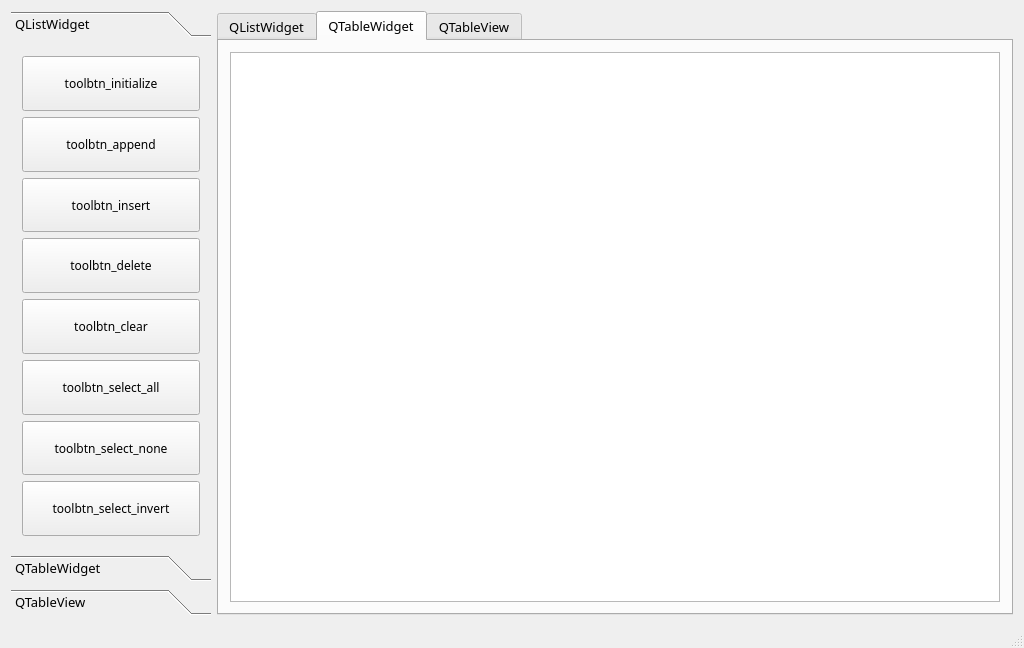
<?xml version="1.0" encoding="UTF-8"?>
<ui version="4.0">
 <class>MainWindow</class>
 <widget class="QMainWindow" name="MainWindow">
  <property name="geometry">
   <rect>
    <x>0</x>
    <y>0</y>
    <width>1024</width>
    <height>648</height>
   </rect>
  </property>
  <property name="windowTitle">
   <string>MainWindow</string>
  </property>
  <widget class="QWidget" name="centralWidget">
   <layout class="QHBoxLayout" name="horizontalLayout">
    <item>
     <widget class="QToolBox" name="toolBox">
      <property name="sizePolicy">
       <sizepolicy hsizetype="Fixed" vsizetype="Preferred">
        <horstretch>0</horstretch>
        <verstretch>0</verstretch>
       </sizepolicy>
      </property>
      <property name="minimumSize">
       <size>
        <width>200</width>
        <height>0</height>
       </size>
      </property>
      <property name="maximumSize">
       <size>
        <width>200</width>
        <height>16777215</height>
       </size>
      </property>
      <property name="font">
       <font>
        <family>Microsoft YaHei UI Light</family>
        <pointsize>10</pointsize>
       </font>
      </property>
      <property name="autoFillBackground">
       <bool>false</bool>
      </property>
      <property name="frameShadow">
       <enum>QFrame::Plain</enum>
      </property>
      <property name="lineWidth">
       <number>1</number>
      </property>
      <property name="currentIndex">
       <number>0</number>
      </property>
      <property name="tabSpacing">
       <number>8</number>
      </property>
      <widget class="QWidget" name="PageQListWidget">
       <property name="geometry">
        <rect>
         <x>0</x>
         <y>0</y>
         <width>200</width>
         <height>458</height>
        </rect>
       </property>
       <property name="minimumSize">
        <size>
         <width>0</width>
         <height>0</height>
        </size>
       </property>
       <property name="font">
        <font>
         <family>Microsoft JhengHei UI</family>
        </font>
       </property>
       <attribute name="icon">
        <iconset>
         <normaloff>:/resource/list.ico</normaloff>:/resource/list.ico</iconset>
       </attribute>
       <attribute name="label">
        <string>QListWidget</string>
       </attribute>
       <layout class="QVBoxLayout" name="verticalLayout_2">
        <item>
         <widget class="QToolButton" name="toolbtn_initialize">
          <property name="sizePolicy">
           <sizepolicy hsizetype="Preferred" vsizetype="Preferred">
            <horstretch>0</horstretch>
            <verstretch>0</verstretch>
           </sizepolicy>
          </property>
          <property name="font">
           <font>
            <family>Microsoft YaHei UI Light</family>
            <pointsize>9</pointsize>
           </font>
          </property>
          <property name="layoutDirection">
           <enum>Qt::LeftToRight</enum>
          </property>
          <property name="autoFillBackground">
           <bool>false</bool>
          </property>
          <property name="styleSheet">
           <string notr="true"/>
          </property>
          <property name="text">
           <string>toolbtn_initialize</string>
          </property>
          <property name="toolButtonStyle">
           <enum>Qt::ToolButtonTextBesideIcon</enum>
          </property>
         </widget>
        </item>
        <item>
         <widget class="QToolButton" name="toolbtn_append">
          <property name="sizePolicy">
           <sizepolicy hsizetype="Preferred" vsizetype="Preferred">
            <horstretch>0</horstretch>
            <verstretch>0</verstretch>
           </sizepolicy>
          </property>
          <property name="font">
           <font>
            <family>Microsoft YaHei UI Light</family>
            <pointsize>9</pointsize>
           </font>
          </property>
          <property name="text">
           <string>toolbtn_append</string>
          </property>
          <property name="toolButtonStyle">
           <enum>Qt::ToolButtonTextBesideIcon</enum>
          </property>
         </widget>
        </item>
        <item>
         <widget class="QToolButton" name="toolbtn_insert">
          <property name="sizePolicy">
           <sizepolicy hsizetype="Preferred" vsizetype="Preferred">
            <horstretch>0</horstretch>
            <verstretch>0</verstretch>
           </sizepolicy>
          </property>
          <property name="font">
           <font>
            <family>Microsoft YaHei UI Light</family>
            <pointsize>9</pointsize>
           </font>
          </property>
          <property name="text">
           <string>toolbtn_insert</string>
          </property>
          <property name="toolButtonStyle">
           <enum>Qt::ToolButtonTextBesideIcon</enum>
          </property>
         </widget>
        </item>
        <item>
         <widget class="QToolButton" name="toolbtn_delete">
          <property name="sizePolicy">
           <sizepolicy hsizetype="Preferred" vsizetype="Preferred">
            <horstretch>0</horstretch>
            <verstretch>0</verstretch>
           </sizepolicy>
          </property>
          <property name="font">
           <font>
            <family>Microsoft YaHei UI Light</family>
            <pointsize>9</pointsize>
           </font>
          </property>
          <property name="text">
           <string>toolbtn_delete</string>
          </property>
          <property name="toolButtonStyle">
           <enum>Qt::ToolButtonTextBesideIcon</enum>
          </property>
         </widget>
        </item>
        <item>
         <widget class="QToolButton" name="toolbtn_clear">
          <property name="sizePolicy">
           <sizepolicy hsizetype="Preferred" vsizetype="Preferred">
            <horstretch>0</horstretch>
            <verstretch>0</verstretch>
           </sizepolicy>
          </property>
          <property name="font">
           <font>
            <family>Microsoft YaHei UI Light</family>
            <pointsize>9</pointsize>
           </font>
          </property>
          <property name="text">
           <string>toolbtn_clear</string>
          </property>
          <property name="toolButtonStyle">
           <enum>Qt::ToolButtonTextBesideIcon</enum>
          </property>
         </widget>
        </item>
        <item>
         <widget class="QToolButton" name="toolbtn_select_all">
          <property name="sizePolicy">
           <sizepolicy hsizetype="Preferred" vsizetype="Preferred">
            <horstretch>0</horstretch>
            <verstretch>0</verstretch>
           </sizepolicy>
          </property>
          <property name="font">
           <font>
            <family>Microsoft YaHei UI Light</family>
            <pointsize>9</pointsize>
           </font>
          </property>
          <property name="text">
           <string>toolbtn_select_all</string>
          </property>
          <property name="toolButtonStyle">
           <enum>Qt::ToolButtonTextBesideIcon</enum>
          </property>
         </widget>
        </item>
        <item>
         <widget class="QToolButton" name="toolbtn_select_none">
          <property name="sizePolicy">
           <sizepolicy hsizetype="Preferred" vsizetype="Preferred">
            <horstretch>0</horstretch>
            <verstretch>0</verstretch>
           </sizepolicy>
          </property>
          <property name="font">
           <font>
            <family>Microsoft YaHei UI Light</family>
            <pointsize>9</pointsize>
           </font>
          </property>
          <property name="text">
           <string>toolbtn_select_none</string>
          </property>
          <property name="toolButtonStyle">
           <enum>Qt::ToolButtonTextBesideIcon</enum>
          </property>
         </widget>
        </item>
        <item>
         <widget class="QToolButton" name="toolbtn_select_invert">
          <property name="sizePolicy">
           <sizepolicy hsizetype="Preferred" vsizetype="Preferred">
            <horstretch>0</horstretch>
            <verstretch>0</verstretch>
           </sizepolicy>
          </property>
          <property name="font">
           <font>
            <family>Microsoft YaHei UI Light</family>
            <pointsize>9</pointsize>
           </font>
          </property>
          <property name="text">
           <string>toolbtn_select_invert</string>
          </property>
          <property name="toolButtonStyle">
           <enum>Qt::ToolButtonTextBesideIcon</enum>
          </property>
         </widget>
        </item>
       </layout>
      </widget>
      <widget class="QWidget" name="PageQTableWidget">
       <property name="geometry">
        <rect>
         <x>0</x>
         <y>0</y>
         <width>214</width>
         <height>437</height>
        </rect>
       </property>
       <property name="font">
        <font>
         <family>Microsoft JhengHei UI</family>
        </font>
       </property>
       <attribute name="icon">
        <iconset>
         <normaloff>:/resource/table.ico</normaloff>:/resource/table.ico</iconset>
       </attribute>
       <attribute name="label">
        <string>QTableWidget</string>
       </attribute>
       <layout class="QVBoxLayout" name="verticalLayout_3">
        <item>
         <widget class="QToolButton" name="toolbtn_table_initialize">
          <property name="sizePolicy">
           <sizepolicy hsizetype="Preferred" vsizetype="Preferred">
            <horstretch>0</horstretch>
            <verstretch>0</verstretch>
           </sizepolicy>
          </property>
          <property name="font">
           <font>
            <family>Microsoft YaHei UI Light</family>
            <pointsize>9</pointsize>
           </font>
          </property>
          <property name="layoutDirection">
           <enum>Qt::LeftToRight</enum>
          </property>
          <property name="autoFillBackground">
           <bool>false</bool>
          </property>
          <property name="styleSheet">
           <string notr="true"/>
          </property>
          <property name="text">
           <string>toolbtn_table_initialize</string>
          </property>
          <property name="toolButtonStyle">
           <enum>Qt::ToolButtonTextBesideIcon</enum>
          </property>
         </widget>
        </item>
        <item>
         <widget class="QToolButton" name="toolbtn_table_append">
          <property name="sizePolicy">
           <sizepolicy hsizetype="Preferred" vsizetype="Preferred">
            <horstretch>0</horstretch>
            <verstretch>0</verstretch>
           </sizepolicy>
          </property>
          <property name="font">
           <font>
            <family>Microsoft YaHei UI Light</family>
            <pointsize>9</pointsize>
           </font>
          </property>
          <property name="layoutDirection">
           <enum>Qt::LeftToRight</enum>
          </property>
          <property name="autoFillBackground">
           <bool>false</bool>
          </property>
          <property name="styleSheet">
           <string notr="true"/>
          </property>
          <property name="text">
           <string>toolbtn_table_append</string>
          </property>
          <property name="toolButtonStyle">
           <enum>Qt::ToolButtonTextBesideIcon</enum>
          </property>
         </widget>
        </item>
        <item>
         <widget class="QToolButton" name="toolbtn_table_insert">
          <property name="sizePolicy">
           <sizepolicy hsizetype="Preferred" vsizetype="Preferred">
            <horstretch>0</horstretch>
            <verstretch>0</verstretch>
           </sizepolicy>
          </property>
          <property name="font">
           <font>
            <family>Microsoft YaHei UI Light</family>
            <pointsize>9</pointsize>
           </font>
          </property>
          <property name="layoutDirection">
           <enum>Qt::LeftToRight</enum>
          </property>
          <property name="autoFillBackground">
           <bool>false</bool>
          </property>
          <property name="styleSheet">
           <string notr="true"/>
          </property>
          <property name="text">
           <string>toolbtn_table_insert</string>
          </property>
          <property name="toolButtonStyle">
           <enum>Qt::ToolButtonTextBesideIcon</enum>
          </property>
         </widget>
        </item>
        <item>
         <widget class="QToolButton" name="toolbtn_table_delete">
          <property name="sizePolicy">
           <sizepolicy hsizetype="Preferred" vsizetype="Preferred">
            <horstretch>0</horstretch>
            <verstretch>0</verstretch>
           </sizepolicy>
          </property>
          <property name="font">
           <font>
            <family>Microsoft YaHei UI Light</family>
            <pointsize>9</pointsize>
           </font>
          </property>
          <property name="layoutDirection">
           <enum>Qt::LeftToRight</enum>
          </property>
          <property name="autoFillBackground">
           <bool>false</bool>
          </property>
          <property name="styleSheet">
           <string notr="true"/>
          </property>
          <property name="text">
           <string>toolbtn_table_delete</string>
          </property>
          <property name="toolButtonStyle">
           <enum>Qt::ToolButtonTextBesideIcon</enum>
          </property>
         </widget>
        </item>
        <item>
         <widget class="QToolButton" name="toolbtn_table_clear">
          <property name="sizePolicy">
           <sizepolicy hsizetype="Preferred" vsizetype="Preferred">
            <horstretch>0</horstretch>
            <verstretch>0</verstretch>
           </sizepolicy>
          </property>
          <property name="font">
           <font>
            <family>Microsoft YaHei UI Light</family>
            <pointsize>9</pointsize>
           </font>
          </property>
          <property name="layoutDirection">
           <enum>Qt::LeftToRight</enum>
          </property>
          <property name="autoFillBackground">
           <bool>false</bool>
          </property>
          <property name="styleSheet">
           <string notr="true"/>
          </property>
          <property name="text">
           <string>toolbtn_table_clear</string>
          </property>
          <property name="toolButtonStyle">
           <enum>Qt::ToolButtonTextBesideIcon</enum>
          </property>
         </widget>
        </item>
        <item>
         <widget class="QToolButton" name="toolbtn_table_select_all">
          <property name="sizePolicy">
           <sizepolicy hsizetype="Preferred" vsizetype="Preferred">
            <horstretch>0</horstretch>
            <verstretch>0</verstretch>
           </sizepolicy>
          </property>
          <property name="font">
           <font>
            <family>Microsoft YaHei UI Light</family>
            <pointsize>9</pointsize>
           </font>
          </property>
          <property name="layoutDirection">
           <enum>Qt::LeftToRight</enum>
          </property>
          <property name="autoFillBackground">
           <bool>false</bool>
          </property>
          <property name="styleSheet">
           <string notr="true"/>
          </property>
          <property name="text">
           <string>toolbtn_table_select_all</string>
          </property>
          <property name="toolButtonStyle">
           <enum>Qt::ToolButtonTextBesideIcon</enum>
          </property>
         </widget>
        </item>
        <item>
         <widget class="QToolButton" name="toolbtn_table_select_invert">
          <property name="sizePolicy">
           <sizepolicy hsizetype="Preferred" vsizetype="Preferred">
            <horstretch>0</horstretch>
            <verstretch>0</verstretch>
           </sizepolicy>
          </property>
          <property name="font">
           <font>
            <family>Microsoft YaHei UI Light</family>
            <pointsize>9</pointsize>
           </font>
          </property>
          <property name="layoutDirection">
           <enum>Qt::LeftToRight</enum>
          </property>
          <property name="autoFillBackground">
           <bool>false</bool>
          </property>
          <property name="styleSheet">
           <string notr="true"/>
          </property>
          <property name="text">
           <string>toolbtn_table_select_invert</string>
          </property>
          <property name="toolButtonStyle">
           <enum>Qt::ToolButtonTextBesideIcon</enum>
          </property>
         </widget>
        </item>
        <item>
         <widget class="QToolButton" name="toolbtn_table_auto_resize">
          <property name="sizePolicy">
           <sizepolicy hsizetype="Preferred" vsizetype="Preferred">
            <horstretch>0</horstretch>
            <verstretch>0</verstretch>
           </sizepolicy>
          </property>
          <property name="font">
           <font>
            <family>Microsoft YaHei UI Light</family>
            <pointsize>9</pointsize>
           </font>
          </property>
          <property name="layoutDirection">
           <enum>Qt::LeftToRight</enum>
          </property>
          <property name="autoFillBackground">
           <bool>false</bool>
          </property>
          <property name="styleSheet">
           <string notr="true"/>
          </property>
          <property name="text">
           <string>toolbtn_table_auto_resize</string>
          </property>
          <property name="toolButtonStyle">
           <enum>Qt::ToolButtonTextBesideIcon</enum>
          </property>
         </widget>
        </item>
       </layout>
      </widget>
      <widget class="QWidget" name="PageQTableView">
       <property name="geometry">
        <rect>
         <x>0</x>
         <y>0</y>
         <width>200</width>
         <height>458</height>
        </rect>
       </property>
       <attribute name="icon">
        <iconset>
         <normaloff>:/resource/table_view.ico</normaloff>:/resource/table_view.ico</iconset>
       </attribute>
       <attribute name="label">
        <string>QTableView</string>
       </attribute>
       <widget class="QToolButton" name="toolbtn_tableview_initialize">
        <property name="geometry">
         <rect>
          <x>0</x>
          <y>0</y>
          <width>192</width>
          <height>46</height>
         </rect>
        </property>
        <property name="sizePolicy">
         <sizepolicy hsizetype="Preferred" vsizetype="Preferred">
          <horstretch>0</horstretch>
          <verstretch>0</verstretch>
         </sizepolicy>
        </property>
        <property name="font">
         <font>
          <family>Microsoft YaHei UI Light</family>
          <pointsize>9</pointsize>
         </font>
        </property>
        <property name="layoutDirection">
         <enum>Qt::LeftToRight</enum>
        </property>
        <property name="autoFillBackground">
         <bool>false</bool>
        </property>
        <property name="styleSheet">
         <string notr="true"/>
        </property>
        <property name="text">
         <string>toolbtn_tableview_initialize</string>
        </property>
        <property name="toolButtonStyle">
         <enum>Qt::ToolButtonTextBesideIcon</enum>
        </property>
       </widget>
      </widget>
     </widget>
    </item>
    <item>
     <widget class="QTabWidget" name="tabWidget">
      <property name="font">
       <font>
        <family>Microsoft JhengHei UI Light</family>
        <pointsize>10</pointsize>
       </font>
      </property>
      <property name="tabShape">
       <enum>QTabWidget::Rounded</enum>
      </property>
      <property name="currentIndex">
       <number>1</number>
      </property>
      <widget class="QWidget" name="tabQListWidget">
       <attribute name="title">
        <string>QListWidget</string>
       </attribute>
       <layout class="QVBoxLayout" name="verticalLayout">
        <item>
         <widget class="QListWidget" name="listWidget">
          <property name="contextMenuPolicy">
           <enum>Qt::CustomContextMenu</enum>
          </property>
          <property name="selectionMode">
           <enum>QAbstractItemView::ExtendedSelection</enum>
          </property>
          <property name="selectionRectVisible">
           <bool>false</bool>
          </property>
         </widget>
        </item>
       </layout>
      </widget>
      <widget class="QWidget" name="tabQTableWidget">
       <attribute name="title">
        <string>QTableWidget</string>
       </attribute>
       <layout class="QHBoxLayout" name="horizontalLayout_2">
        <item>
         <widget class="QTableWidget" name="tableWidget">
          <property name="font">
           <font>
            <family>Microsoft JhengHei UI</family>
            <pointsize>8</pointsize>
           </font>
          </property>
          <property name="contextMenuPolicy">
           <enum>Qt::CustomContextMenu</enum>
          </property>
          <property name="alternatingRowColors">
           <bool>true</bool>
          </property>
          <property name="selectionMode">
           <enum>QAbstractItemView::MultiSelection</enum>
          </property>
          <property name="selectionBehavior">
           <enum>QAbstractItemView::SelectRows</enum>
          </property>
         </widget>
        </item>
       </layout>
      </widget>
      <widget class="QWidget" name="tabQTableView">
       <attribute name="title">
        <string>QTableView</string>
       </attribute>
       <layout class="QHBoxLayout" name="horizontalLayout_3">
        <item>
         <widget class="QTableView" name="tableView">
          <property name="alternatingRowColors">
           <bool>true</bool>
          </property>
         </widget>
        </item>
       </layout>
      </widget>
     </widget>
    </item>
   </layout>
  </widget>
  <widget class="QMenuBar" name="menuBar">
   <property name="geometry">
    <rect>
     <x>0</x>
     <y>0</y>
     <width>1024</width>
     <height>26</height>
    </rect>
   </property>
  </widget>
  <widget class="QStatusBar" name="statusBar"/>
  <action name="act_initialize">
   <property name="icon">
    <iconset>
     <normaloff>:/resource/initialize.png</normaloff>:/resource/initialize.png</iconset>
   </property>
   <property name="text">
    <string>Initilize</string>
   </property>
   <property name="toolTip">
    <string>Initilize</string>
   </property>
  </action>
  <action name="act_insert">
   <property name="icon">
    <iconset>
     <normaloff>:/resource/insert.png</normaloff>:/resource/insert.png</iconset>
   </property>
   <property name="text">
    <string>Insert Item</string>
   </property>
   <property name="toolTip">
    <string>Insert Item</string>
   </property>
  </action>
  <action name="act_append">
   <property name="icon">
    <iconset>
     <normaloff>:/resource/add.png</normaloff>:/resource/add.png</iconset>
   </property>
   <property name="text">
    <string>Append Item</string>
   </property>
   <property name="toolTip">
    <string>Append Item</string>
   </property>
  </action>
  <action name="act_delete">
   <property name="icon">
    <iconset>
     <normaloff>:/resource/delete.png</normaloff>:/resource/delete.png</iconset>
   </property>
   <property name="text">
    <string>Delete Item</string>
   </property>
   <property name="toolTip">
    <string>Delete Item</string>
   </property>
  </action>
  <action name="act_clear">
   <property name="icon">
    <iconset>
     <normaloff>:/resource/clear.png</normaloff>:/resource/clear.png</iconset>
   </property>
   <property name="text">
    <string>Clear Items</string>
   </property>
   <property name="toolTip">
    <string>Clear Items</string>
   </property>
  </action>
  <action name="act_exit">
   <property name="icon">
    <iconset>
     <normaloff>:/resource/exit.png</normaloff>:/resource/exit.png</iconset>
   </property>
   <property name="text">
    <string>Exit</string>
   </property>
   <property name="toolTip">
    <string>Exit</string>
   </property>
  </action>
  <action name="act_select_all">
   <property name="icon">
    <iconset>
     <normaloff>:/resource/select_all.ico</normaloff>:/resource/select_all.ico</iconset>
   </property>
   <property name="text">
    <string>Select All</string>
   </property>
   <property name="toolTip">
    <string>Select All</string>
   </property>
  </action>
  <action name="act_select_none">
   <property name="icon">
    <iconset>
     <normaloff>:/resource/select_none.ico</normaloff>:/resource/select_none.ico</iconset>
   </property>
   <property name="text">
    <string>Select None</string>
   </property>
   <property name="toolTip">
    <string>Select None</string>
   </property>
  </action>
  <action name="act_select_invert">
   <property name="icon">
    <iconset>
     <normaloff>:/resource/select_invert.ico</normaloff>:/resource/select_invert.ico</iconset>
   </property>
   <property name="text">
    <string>Select Invert</string>
   </property>
   <property name="toolTip">
    <string>Select Invert</string>
   </property>
  </action>
  <action name="act_table_initialize">
   <property name="icon">
    <iconset>
     <normaloff>:/resource/initialize.png</normaloff>:/resource/initialize.png</iconset>
   </property>
   <property name="text">
    <string>Initialize</string>
   </property>
   <property name="toolTip">
    <string>Initialize</string>
   </property>
  </action>
  <action name="act_table_append">
   <property name="icon">
    <iconset>
     <normaloff>:/resource/add.png</normaloff>:/resource/add.png</iconset>
   </property>
   <property name="text">
    <string>Append Row</string>
   </property>
   <property name="toolTip">
    <string>Append Row</string>
   </property>
  </action>
  <action name="act_table_insert">
   <property name="icon">
    <iconset>
     <normaloff>:/resource/insert.png</normaloff>:/resource/insert.png</iconset>
   </property>
   <property name="text">
    <string>Insert Row</string>
   </property>
   <property name="toolTip">
    <string>Insert Row</string>
   </property>
  </action>
  <action name="act_table_delete">
   <property name="icon">
    <iconset>
     <normaloff>:/resource/delete.png</normaloff>:/resource/delete.png</iconset>
   </property>
   <property name="text">
    <string>Delete Row</string>
   </property>
   <property name="toolTip">
    <string>Delete Row</string>
   </property>
  </action>
  <action name="act_table_select_all">
   <property name="icon">
    <iconset>
     <normaloff>:/resource/select_all.ico</normaloff>:/resource/select_all.ico</iconset>
   </property>
   <property name="text">
    <string>Select All</string>
   </property>
  </action>
  <action name="act_table_select_invert">
   <property name="icon">
    <iconset>
     <normaloff>:/resource/select_invert.ico</normaloff>:/resource/select_invert.ico</iconset>
   </property>
   <property name="text">
    <string>Select Invert</string>
   </property>
   <property name="toolTip">
    <string>Select Invert</string>
   </property>
  </action>
  <action name="act_table_auto_resize">
   <property name="icon">
    <iconset>
     <normaloff>:/resource/resize.png</normaloff>:/resource/resize.png</iconset>
   </property>
   <property name="text">
    <string>AutoResize Table</string>
   </property>
  </action>
  <action name="act_table_clear">
   <property name="icon">
    <iconset>
     <normaloff>:/resource/clear.png</normaloff>:/resource/clear.png</iconset>
   </property>
   <property name="text">
    <string>Clear Items</string>
   </property>
   <property name="toolTip">
    <string>Clear Items</string>
   </property>
  </action>
  <action name="act_tableview_initialize">
   <property name="icon">
    <iconset>
     <normaloff>:/resource/initialize.png</normaloff>:/resource/initialize.png</iconset>
   </property>
   <property name="text">
    <string>Initialize</string>
   </property>
   <property name="toolTip">
    <string>Initialize</string>
   </property>
  </action>
 </widget>
 <layoutdefault spacing="6" margin="11"/>
 <resources/>
 <connections>
  <connection>
   <sender>act_exit</sender>
   <signal>triggered()</signal>
   <receiver>MainWindow</receiver>
   <slot>close()</slot>
   <hints>
    <hint type="sourcelabel">
     <x>-1</x>
     <y>-1</y>
    </hint>
    <hint type="destinationlabel">
     <x>329</x>
     <y>223</y>
    </hint>
   </hints>
  </connection>
 </connections>
</ui>
